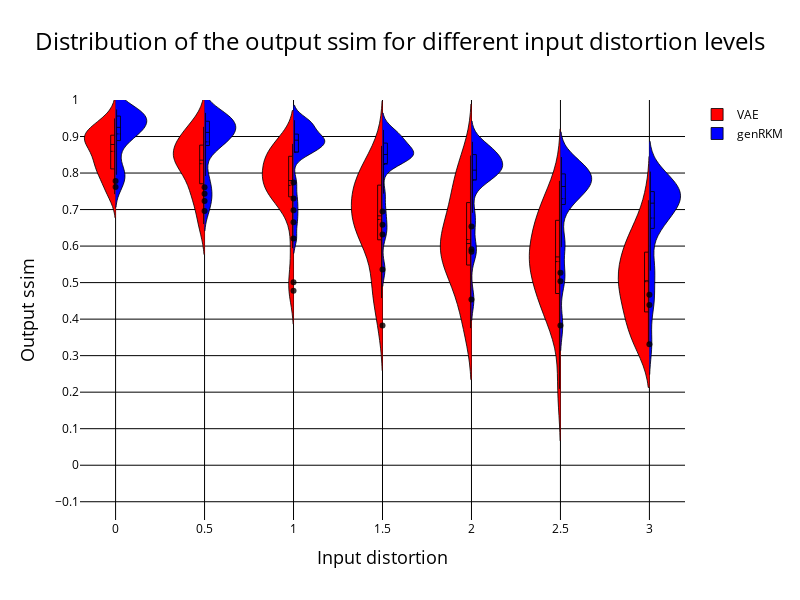

Notebook code cell kept with this figure:
### Code cell
traces = []

for i in range(len(reference_points)):

    # Create a trace for the holiday distribution
    trace1 = go.Violin(
        x=reference_matrix[i],
        y=Lists_close_ssim_VAE_t[i],
        name='VAE' if i == 0 else None,
        side='negative',
        box_visible=True,
        meanline_visible=True,
        #hovertemplate='Holiday<br>Noise Level: %{y.2f} dB(A)',
        #hoverlabel=dict(namelength=0),
        fillcolor='red',
        line=dict(color='rgba(0, 0, 0, 0.8)', width=1) ,
        showlegend=(i == 0) 
    )

    # Create a trace for the normal day distribution
    trace2 = go.Violin(
        x=reference_matrix[i], #to put the two graphs next to each other instead of separately
        y=Lists_close_ssim_genRKM_t[i],
        name='genRKM' if i == 0 else None,
        side='positive',
        box_visible=True,
        meanline_visible=True,
        #hovertemplate='Normal Day<br>Noise Level: %{y.2f} dB(A)',
        #hoverlabel=dict(namelength=0),
        fillcolor='blue',
        line=dict(color='rgba(0, 0, 0, 0.8)', width=1) ,
        showlegend=(i == 0)
    )

    traces.append(trace1)
    traces.append(trace2)

# Create the layout for the plot
layout_fig1 = go.Layout(
    title=dict(
        text='Distribution of the output ssim for different input distortion levels',
        x=0.5,
        xanchor='center',
        font=dict(color="black", size=24)
    ),
    title_font=dict(size=24, color="black"),  
    xaxis=dict(
        {'title': 'Input distortion'}, 
        range = [-0.2, 3.2],
        #ticktext = ["false",'Holiday - Normal day'],
        title_font=dict(color="black", size = 18),
        tickfont=dict(color='black'),
        showticklabels=True, 
        tickvals = reference_points, 
        ticktext = reference_points,
        gridcolor='black'),
    yaxis=dict(
        {'title': 'Output ssim'},
        title_font=dict(color="black", size = 18),
        tickfont=dict(color="black"),
        #showticklabels=False,
        range = [-0.15, 1],
        tickvals=[-0.1, 0, 0.1, 0.2, 0.3, 0.4, 0.5, 0.6, 0.7, 0.7, 0.8, 0.9, 1],
        gridcolor='black',
        zeroline=True,  # Ensure the zeroline is shown
        zerolinecolor='black',  # Set the color of the zeroline to black
        zerolinewidth=1  # Set the width of the zeroline
        ),
    violingap=0,  # Set the gap between violins to 0 for overlapping
    plot_bgcolor='white',  
    paper_bgcolor='white',  
    legend = dict(font=dict(color='black'))
)

layout_fig1.update(width=800, height=600)

# Create the figure and add the traces
fig1 = go.Figure(data=traces, layout=layout_fig1)

# Show the plot
fig1.show()

### Figure 1 — Plotly figure (JSON) as saved in the notebook; plotly's stock layout.template omitted (floating-point values rounded to 4 significant figures)
{"data": [{"box": {"visible": true}, "fillcolor": "red", "line": {"color": "rgba(0, 0, 0, 0.8)", "width": 1}, "meanline": {"visible": true}, "name": "VAE", "showlegend": true, "side": "negative", "type": "violin", "x": [0, 0, 0, 0, 0, 0, 0, 0, 0, 0, 0, 0, 0, 0, 0, 0, 0, 0, 0, 0, 0, 0, 0, 0, 0], "y": [0.8408, 0.804, 0.8137, 0.8927, 0.8907, 0.8996, 0.9157, 0.8942, 0.7422, 0.8631, 0.9034, 0.9265, 0.8018, 0.8006, 0.9132, 0.7599, 0.9044, 0.8783, 0.8328, 0.8541, 0.9291, 0.7568, 0.9496, 0.8285, 0.8902]}, {"box": {"visible": true}, "fillcolor": "blue", "line": {"color": "rgba(0, 0, 0, 0.8)", "width": 1}, "meanline": {"visible": true}, "name": "genRKM", "showlegend": true, "side": "positive", "type": "violin", "x": [0, 0, 0, 0, 0, 0, 0, 0, 0, 0, 0, 0, 0, 0, 0, 0, 0, 0, 0, 0, 0, 0, 0, 0, 0], "y": [0.9214, 0.9289, 0.922, 0.7779, 0.9209, 0.819, 0.9668, 0.9251, 0.9057, 0.9628, 0.9518, 0.7953, 0.9718, 0.9538, 0.9742, 0.9502, 0.9721, 0.9465, 0.9646, 0.7615, 0.8984, 0.926, 0.7981, 0.8962, 0.8669]}, {"box": {"visible": true}, "fillcolor": "red", "line": {"color": "rgba(0, 0, 0, 0.8)", "width": 1}, "meanline": {"visible": true}, "showlegend": false, "side": "negative", "type": "violin", "x": [0.5, 0.5, 0.5, 0.5, 0.5, 0.5, 0.5, 0.5, 0.5, 0.5, 0.5, 0.5, 0.5, 0.5, 0.5, 0.5, 0.5, 0.5, 0.5, 0.5, 0.5, 0.5, 0.5, 0.5, 0.5], "y": [0.7414, 0.844, 0.83, 0.8752, 0.8273, 0.9071, 0.8804, 0.8996, 0.7515, 0.84, 0.8689, 0.6666, 0.7212, 0.7768, 0.9246, 0.7524, 0.8728, 0.8353, 0.8552, 0.8349, 0.9183, 0.6603, 0.9265, 0.8123, 0.817]}, {"box": {"visible": true}, "fillcolor": "blue", "line": {"color": "rgba(0, 0, 0, 0.8)", "width": 1}, "meanline": {"visible": true}, "showlegend": false, "side": "positive", "type": "violin", "x": [0.5, 0.5, 0.5, 0.5, 0.5, 0.5, 0.5, 0.5, 0.5, 0.5, 0.5, 0.5, 0.5, 0.5, 0.5, 0.5, 0.5, 0.5, 0.5, 0.5, 0.5, 0.5, 0.5, 0.5, 0.5], "y": [0.9036, 0.9177, 0.9008, 0.7236, 0.9113, 0.792, 0.955, 0.9039, 0.8809, 0.9508, 0.9278, 0.7432, 0.9579, 0.9389, 0.9648, 0.9247, 0.961, 0.9293, 0.9524, 0.6964, 0.8797, 0.916, 0.7613, 0.8802, 0.862]}, {"box": {"visible": true}, "fillcolor": "red", "line": {"color": "rgba(0, 0, 0, 0.8)", "width": 1}, "meanline": {"visible": true}, "showlegend": false, "side": "negative", "type": "violin", "x": [1, 1, 1, 1, 1, 1, 1, 1, 1, 1, 1, 1, 1, 1, 1, 1, 1, 1, 1, 1, 1, 1, 1, 1, 1], "y": [0.7268, 0.7972, 0.7868, 0.4778, 0.833, 0.7343, 0.8465, 0.7795, 0.7494, 0.8149, 0.861, 0.8797, 0.735, 0.7755, 0.8457, 0.7724, 0.8574, 0.8788, 0.8235, 0.5013, 0.5942, 0.7663, 0.8685, 0.6849, 0.7611]}, {"box": {"visible": true}, "fillcolor": "blue", "line": {"color": "rgba(0, 0, 0, 0.8)", "width": 1}, "meanline": {"visible": true}, "showlegend": false, "side": "positive", "type": "violin", "x": [1, 1, 1, 1, 1, 1, 1, 1, 1, 1, 1, 1, 1, 1, 1, 1, 1, 1, 1, 1, 1, 1, 1, 1, 1], "y": [0.8783, 0.8955, 0.8727, 0.6653, 0.8967, 0.774, 0.9296, 0.8806, 0.858, 0.9264, 0.8901, 0.698, 0.9347, 0.8961, 0.9448, 0.89, 0.9437, 0.9001, 0.9325, 0.6208, 0.8556, 0.8946, 0.7303, 0.8588, 0.8644]}, {"box": {"visible": true}, "fillcolor": "red", "line": {"color": "rgba(0, 0, 0, 0.8)", "width": 1}, "meanline": {"visible": true}, "showlegend": false, "side": "negative", "type": "violin", "x": [1.5, 1.5, 1.5, 1.5, 1.5, 1.5, 1.5, 1.5, 1.5, 1.5, 1.5, 1.5, 1.5, 1.5, 1.5, 1.5, 1.5, 1.5, 1.5, 1.5, 1.5, 1.5, 1.5, 1.5, 1.5], "y": [0.6892, 0.6808, 0.6593, 0.5599, 0.7224, 0.4799, 0.8744, 0.7252, 0.6329, 0.7907, 0.8112, 0.4576, 0.6054, 0.6828, 0.8184, 0.6211, 0.8036, 0.7385, 0.7795, 0.3824, 0.6706, 0.627, 0.7627, 0.5008, 0.7466]}, {"box": {"visible": true}, "fillcolor": "blue", "line": {"color": "rgba(0, 0, 0, 0.8)", "width": 1}, "meanline": {"visible": true}, "showlegend": false, "side": "positive", "type": "violin", "x": [1.5, 1.5, 1.5, 1.5, 1.5, 1.5, 1.5, 1.5, 1.5, 1.5, 1.5, 1.5, 1.5, 1.5, 1.5, 1.5, 1.5, 1.5, 1.5, 1.5, 1.5, 1.5, 1.5, 1.5, 1.5], "y": [0.8531, 0.849, 0.8496, 0.6314, 0.8783, 0.7437, 0.9, 0.8509, 0.8339, 0.8933, 0.8472, 0.6585, 0.8992, 0.8527, 0.911, 0.8471, 0.9181, 0.8649, 0.8958, 0.5358, 0.8258, 0.8675, 0.695, 0.8263, 0.8588]}, {"box": {"visible": true}, "fillcolor": "red", "line": {"color": "rgba(0, 0, 0, 0.8)", "width": 1}, "meanline": {"visible": true}, "showlegend": false, "side": "negative", "type": "violin", "x": [2, 2, 2, 2, 2, 2, 2, 2, 2, 2, 2, 2, 2, 2, 2, 2, 2, 2, 2, 2, 2, 2, 2, 2, 2], "y": [0.6739, 0.6069, 0.6155, 0.3753, 0.6492, 0.3864, 0.8479, 0.5919, 0.5732, 0.7797, 0.6382, 0.4938, 0.5822, 0.7204, 0.8029, 0.5636, 0.7187, 0.8063, 0.7535, 0.5828, 0.5583, 0.4483, 0.4965, 0.5174, 0.6688]}, {"box": {"visible": true}, "fillcolor": "blue", "line": {"color": "rgba(0, 0, 0, 0.8)", "width": 1}, "meanline": {"visible": true}, "showlegend": false, "side": "positive", "type": "violin", "x": [2, 2, 2, 2, 2, 2, 2, 2, 2, 2, 2, 2, 2, 2, 2, 2, 2, 2, 2, 2, 2, 2, 2, 2, 2], "y": [0.8222, 0.8009, 0.8079, 0.5842, 0.8503, 0.6911, 0.8631, 0.8171, 0.7992, 0.8514, 0.808, 0.5912, 0.8538, 0.804, 0.8706, 0.7858, 0.8856, 0.8281, 0.8622, 0.4535, 0.7952, 0.8308, 0.6539, 0.7685, 0.8354]}, {"box": {"visible": true}, "fillcolor": "red", "line": {"color": "rgba(0, 0, 0, 0.8)", "width": 1}, "meanline": {"visible": true}, "showlegend": false, "side": "negative", "type": "violin", "x": [2.5, 2.5, 2.5, 2.5, 2.5, 2.5, 2.5, 2.5, 2.5, 2.5, 2.5, 2.5, 2.5, 2.5, 2.5, 2.5, 2.5, 2.5, 2.5, 2.5, 2.5, 2.5, 2.5, 2.5, 2.5], "y": [0.6072, 0.6808, 0.4314, 0.5202, 0.5992, 0.3741, 0.7149, 0.5221, 0.4712, 0.7064, 0.6093, 0.4086, 0.5751, 0.5703, 0.7787, 0.5189, 0.587, 0.6841, 0.6671, 0.2089, 0.5691, 0.442, 0.6927, 0.4668, 0.5334]}, {"box": {"visible": true}, "fillcolor": "blue", "line": {"color": "rgba(0, 0, 0, 0.8)", "width": 1}, "meanline": {"visible": true}, "showlegend": false, "side": "positive", "type": "violin", "x": [2.5, 2.5, 2.5, 2.5, 2.5, 2.5, 2.5, 2.5, 2.5, 2.5, 2.5, 2.5, 2.5, 2.5, 2.5, 2.5, 2.5, 2.5, 2.5, 2.5, 2.5, 2.5, 2.5, 2.5, 2.5], "y": [0.7912, 0.7456, 0.7517, 0.5267, 0.8111, 0.617, 0.8261, 0.7667, 0.763, 0.7971, 0.7614, 0.5037, 0.7992, 0.7507, 0.8227, 0.7153, 0.8438, 0.7905, 0.8244, 0.3826, 0.7631, 0.7873, 0.5971, 0.7097, 0.7947]}, {"box": {"visible": true}, "fillcolor": "red", "line": {"color": "rgba(0, 0, 0, 0.8)", "width": 1}, "meanline": {"visible": true}, "showlegend": false, "side": "negative", "type": "violin", "x": [3, 3, 3, 3, 3, 3, 3, 3, 3, 3, 3, 3, 3, 3, 3, 3, 3, 3, 3, 3, 3, 3, 3, 3, 3], "y": [0.5048, 0.5147, 0.4849, 0.334, 0.5051, 0.333, 0.6618, 0.4814, 0.3809, 0.6355, 0.5792, 0.3771, 0.4291, 0.4199, 0.7256, 0.5105, 0.5676, 0.6227, 0.5957, 0.3388, 0.5283, 0.4193, 0.5592, 0.445, 0.6094]}, {"box": {"visible": true}, "fillcolor": "blue", "line": {"color": "rgba(0, 0, 0, 0.8)", "width": 1}, "meanline": {"visible": true}, "showlegend": false, "side": "positive", "type": "violin", "x": [3, 3, 3, 3, 3, 3, 3, 3, 3, 3, 3, 3, 3, 3, 3, 3, 3, 3, 3, 3, 3, 3, 3, 3, 3], "y": [0.7509, 0.6909, 0.6843, 0.4668, 0.7671, 0.5469, 0.7837, 0.7022, 0.7241, 0.7486, 0.7175, 0.439, 0.7475, 0.6841, 0.783, 0.6487, 0.804, 0.7344, 0.7802, 0.3315, 0.7144, 0.7414, 0.533, 0.6475, 0.7476]}], "layout": {"height": 600, "legend": {"font": {"color": "black"}}, "paper_bgcolor": "white", "plot_bgcolor": "white", "title": {"font": {"color": "black", "size": 24}, "text": "Distribution of the output ssim for different input distortion levels", "x": 0.5, "xanchor": "center"}, "violingap": 0, "width": 800, "xaxis": {"gridcolor": "black", "range": [-0.2, 3.2], "showticklabels": true, "tickfont": {"color": "black"}, "ticktext": [0, 0.5, 1, 1.5, 2, 2.5, 3], "tickvals": [0, 0.5, 1, 1.5, 2, 2.5, 3], "title": {"font": {"color": "black", "size": 18}, "text": "Input distortion"}}, "yaxis": {"gridcolor": "black", "range": [-0.15, 1], "tickfont": {"color": "black"}, "tickvals": [-0.1, 0, 0.1, 0.2, 0.3, 0.4, 0.5, 0.6, 0.7, 0.7, 0.8, 0.9, 1], "title": {"font": {"color": "black", "size": 18}, "text": "Output ssim"}, "zeroline": true, "zerolinecolor": "black", "zerolinewidth": 1}}}
